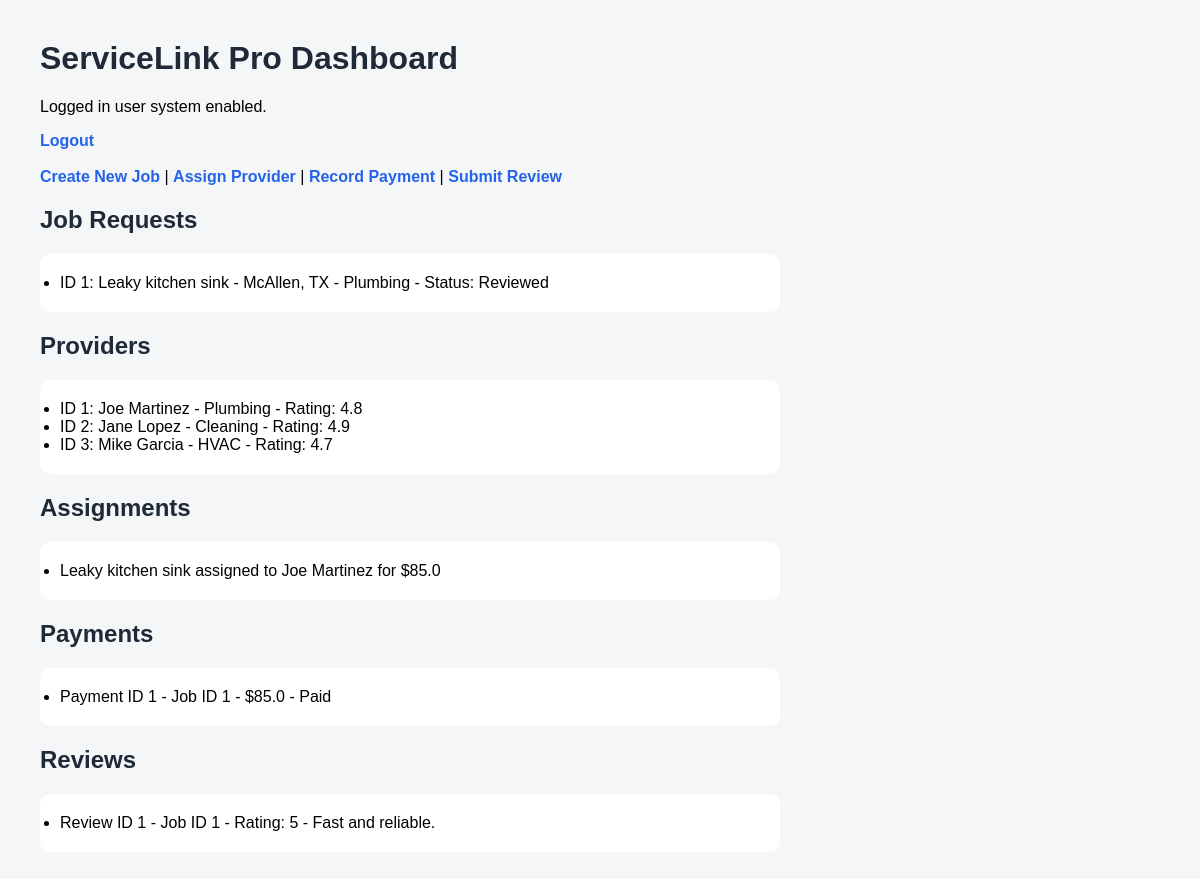
/dashboard (signed in), run on the app's committed database.
### tables this page shows
CREATE TABLE JobRequest (
        JobID INTEGER PRIMARY KEY AUTOINCREMENT,
        Description TEXT NOT NULL,
        Location TEXT NOT NULL,
        Category TEXT NOT NULL,
        Status TEXT NOT NULL
    );

CREATE TABLE Provider (
        ProviderID INTEGER PRIMARY KEY AUTOINCREMENT,
        ProviderName TEXT NOT NULL,
        ServiceCategory TEXT NOT NULL,
        TravelRadius INTEGER,
        BackgroundCheckStatus TEXT,
        Rating REAL
    );

CREATE TABLE JobAssignment (
        AssignmentID INTEGER PRIMARY KEY AUTOINCREMENT,
        JobID INTEGER NOT NULL,
        ProviderID INTEGER NOT NULL,
        AgreedPrice REAL NOT NULL,
        FOREIGN KEY (JobID) REFERENCES JobRequest(JobID),
        FOREIGN KEY (ProviderID) REFERENCES Provider(ProviderID)
    );

CREATE TABLE Payment (
        PaymentID INTEGER PRIMARY KEY AUTOINCREMENT,
        JobID INTEGER NOT NULL,
        Amount REAL NOT NULL,
        PaymentStatus TEXT NOT NULL,
        FOREIGN KEY (JobID) REFERENCES JobRequest(JobID)
    );

CREATE TABLE Review (
        ReviewID INTEGER PRIMARY KEY AUTOINCREMENT,
        JobID INTEGER NOT NULL,
        Rating INTEGER NOT NULL CHECK(Rating >= 1 AND Rating <= 5),
        Comments TEXT,
        FOREIGN KEY (JobID) REFERENCES JobRequest(JobID)
    );

### app.py (the view)
@app.route('/dashboard')
def dashboard():
    if not require_login():
        return redirect('/login')
    conn = sqlite3.connect("database.db")
    cursor = conn.cursor()
    cursor.execute("SELECT * FROM JobRequest")
    jobs = cursor.fetchall()
    cursor.execute("SELECT * FROM Provider")
    providers = cursor.fetchall()
    cursor.execute("""
    SELECT JobAssignment.AssignmentID, JobRequest.Description, Provider.ProviderName, JobAssignment.AgreedPrice
    FROM JobAssignment
    JOIN JobRequest ON JobAssignment.JobID = JobRequest.JobID
    JOIN Provider ON JobAssignment.ProviderID = Provider.ProviderID
    """)
    assignments = cursor.fetchall()
    cursor.execute("SELECT * FROM Payment")
    payments = cursor.fetchall()
    cursor.execute("SELECT * FROM Review")
    reviews = cursor.fetchall()
    conn.close()
    return render_template(
        'dashboard.html',
        jobs=jobs,
        providers=providers,
        assignments=assignments,
        payments=payments,
        reviews=reviews
    )

### app.py (called while the page is built)
def require_login():
    return 'user_id' in session

### templates/dashboard.html (shortened to what this page needs)
<!DOCTYPE html>
<html>
<head>
    <link rel="stylesheet" href="/static/style.css">
</head>
<body>
<h1>ServiceLink Pro Dashboard</h1>
<p>Logged in user system enabled.</p>
<a href="/logout">Logout</a>
<br><br>
<a href="/create_job">Create New Job</a> |
<a href="/assign">Assign Provider</a> |
<a href="/payment">Record Payment</a> |
<a href="/review">Submit Review</a>
<h2>Job Requests</h2>
<ul>
{% for job in jobs %}
    <li>ID {{ job[0] }}: {{ job[1] }} - {{ job[2] }} - {{ job[3] }} - Status: {{ job[4] }}</li>
{% endfor %}
</ul>
<h2>Providers</h2>
<ul>
{% for provider in providers %}
    <li>ID {{ provider[0] }}: {{ provider[1] }} - {{ provider[2] }} - Rating: {{ provider[5] }}</li>
{% endfor %}
</ul>
<h2>Assignments</h2>
<ul>
{% for assignment in assignments %}
    <li>{{ assignment[1] }} assigned to {{ assignment[2] }} for ${{ assignment[3] }}</li>
{% endfor %}
</ul>
<h2>Payments</h2>
<ul>
{% for payment in payments %}
    <li>Payment ID {{ payment[0] }} - Job ID {{ payment[1] }} - ${{ payment[2] }} - {{ payment[3] }}</li>
{% endfor %}
</ul>
<h2>Reviews</h2>
<ul>
{% for review in reviews %}
    <li>Review ID {{ review[0] }} - Job ID {{ review[1] }} - Rating: {{ review[2] }} - {{ review[3] }}</li>
{% endfor %}
</ul>
</body>
</html>

### static/style.css (style rules this page uses)
body { font-family: Arial, sans-serif; margin: 40px; background-color: #f4f6f8; }
h1, h2 { color: #1f2937; }
a { color: #2563eb; text-decoration: none; font-weight: bold; }
form, ul { background: white; padding: 20px; border-radius: 10px; max-width: 700px; }

### data on the page
JobRequest: JobID "1", Description "Leaky kitchen sink", Location "McAllen, TX", Category "Plumbing", Status "Reviewed"
Provider: ProviderID "1", ProviderName "Joe Martinez", ServiceCategory "Plumbing", Rating "4.8"
Provider: ProviderID "2", ProviderName "Jane Lopez", ServiceCategory "Cleaning", Rating "4.9"
Provider: ProviderID "3", ProviderName "Mike Garcia", ServiceCategory "HVAC", Rating "4.7"
JobAssignment: Description "Leaky kitchen sink", ProviderName "Joe Martinez", AgreedPrice "85.0"
Payment: PaymentID "1", JobID "1", Amount "85.0", PaymentStatus "Paid"
Review: ReviewID "1", JobID "1", Rating "5", Comments "Fast and reliable."
